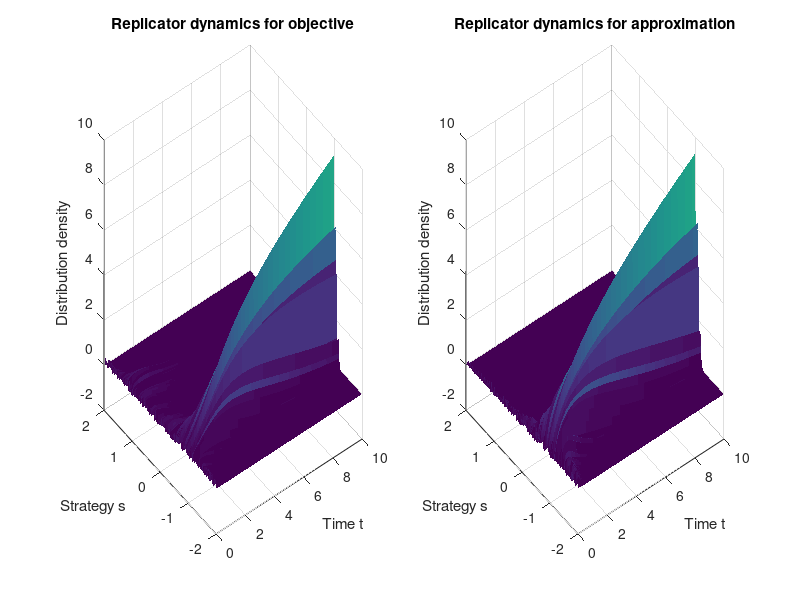
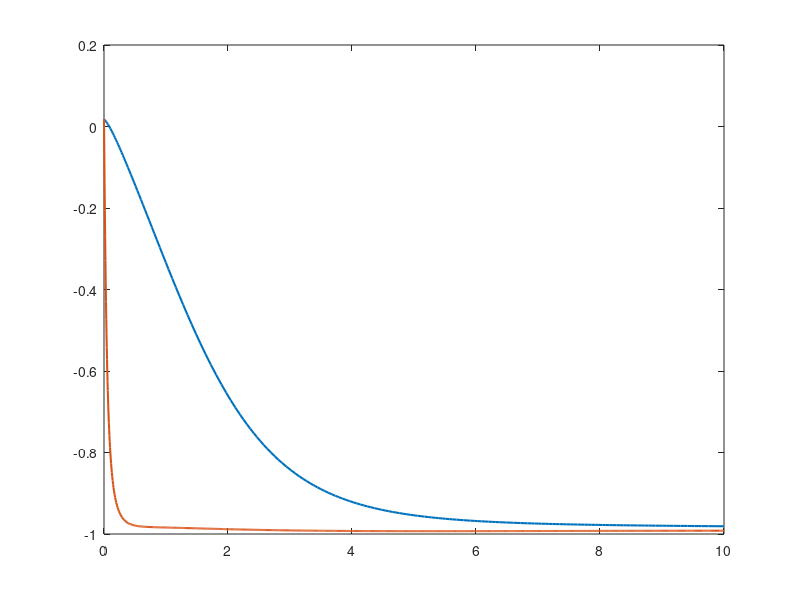

Here is the MATLAB script that generated these plots, in order: (Note: this script raises an error after producing the figures.)
clc; clear; close all;

% Global
S = (-2:0.01:2)';
n = numel(S);
x0 = rand(n,1); x0 = x0/sum(x0);    % Initial state (probability distribution)
tspan = [0,10];

% Objective minimization
obj = @(x) (3/2)*x.^4 - (1/4)*x.^3 - 3*x.^2 + (3/4)*x + 1;

F = @(x) x'*obj(S)-obj(S);          % Vector payoff

f = @(t,x) x.*(F(x) - x'*F(x));     % Replicator dynamics

[t1,x1] = ode45(f, tspan, x0);      % Simulate dynamics
x1 = x1';

% Approximation minimization
q = @(x) (27/4)*(x+1).^2 - 1;

Fq = @(x) x'*q(S)-q(S);             % Vector payoff

fq = @(t,x) x.*(Fq(x) - x'*Fq(x));  % Replicator dynamics

[t2,x2] = ode45(fq, tspan, x0);     % Simulate dynamics
x2 = x2';

% Plot: Distribution Evolution
x1plot = x1 ./ sum(x1,1);
x2plot = x2 ./ sum(x2,1);

dS = S(2)-S(1);
x1density = x1plot / dS;
x2density = x2plot / dS;

figure;

subplot(1,2,1)
surf(t1,S,x1density,'EdgeColor','none');
xlabel('Time t');
ylabel('Strategy s');
zlabel('Distribution density');
title('Replicator dynamics for objective');
grid on;

subplot(1,2,2)
surf(t2,S,x2density,'EdgeColor','none');
xlabel('Time t');
ylabel('Strategy s');
zlabel('Distribution density');
title('Replicator dynamics for approximation');
grid on;

% Plot: Mean Trajectories
m1 = S' * x1plot;           % mean trajectory for f
m2 = S' * x2plot;           % mean trajectory for q

figure;

plot(t1,m1,'LineWidth',1.5);
hold on;
plot(t2,m2,'LineWidth',1.5);
yline(-1,'w--','LineWidth',1.2);
hold off;

xlabel('Time t');
ylabel('Mean strategy m(t)');
title('Mean trajectories for f and q');
legend('m(t) for f','m_q(t) for q','Global minimizer s = -1');
grid on;
